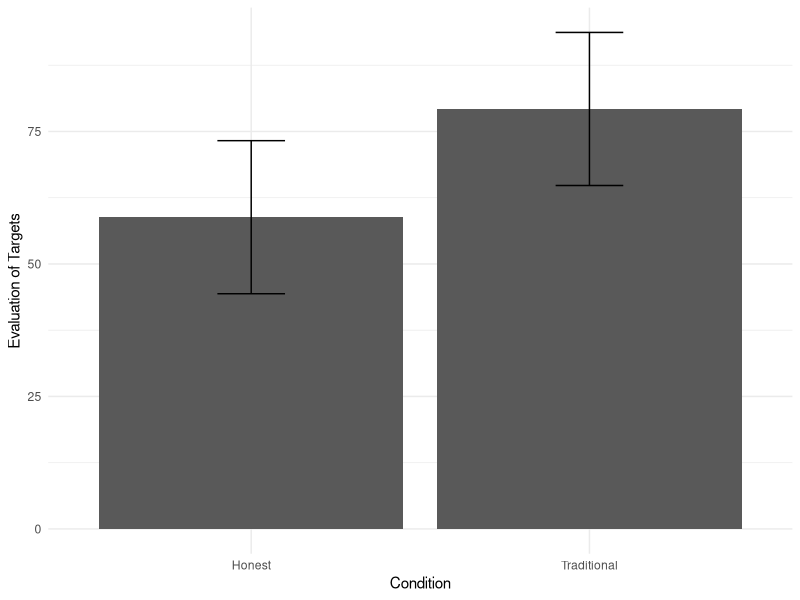
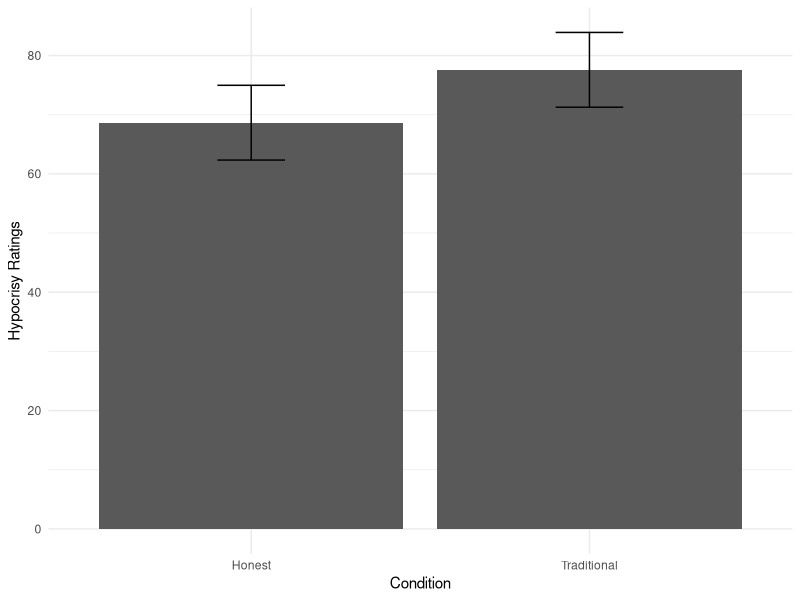

Reproduce these figures in R, in order.
## ---- chunk 1
###Import data and Load Relevant Libraries and Functions
library(tidyverse)
library(ggplot2)
B_data <- read_csv("PilotB_data.csv")
head(B_data)

#### Data exclusion / filtering
#Delete subjects who have identical IP adresses or who have not completed the survey

###Preparing data for analysis
B_data <- B_data %>% 
  gather(Condition, Evaluation, starts_with("Traditional"), starts_with("Honest")) %>%
  separate(Condition, into = c("Condition", "Variable", "Scenario"), sep = "_")

###Reverse scoring "hypocrite" variable

#B_data <- mutate(B_data, Evaluation = ifelse(B_data$Variable == "hypo", 100 - B_data$Eval, B_data$Eval))

###Analyzing differences in means for target evaluation

B_data_small <- filter(B_data, Variable != "hypo") #filtering out hypocrite measures 
    
B_data_small <- B_data_small %>% 
  select(`Random ID`, Condition, Variable, Evaluation)

Sub_means <- B_data_small %>%
  group_by(`Random ID`, Condition) %>%
  summarise(sub_mean = mean(Evaluation, na.rm = TRUE))

Grand_means <- Sub_means %>%
  group_by(Condition) %>%
  summarise(grand_mean_evaluation = mean(sub_mean, na.rm=TRUE))

#ciMult <- qt(0.95/2 + .5, 1)
sd=sd(Grand_means$grand_mean_evaluation)
se=sd/sqrt(1)
#ci= se*ciMult

plot <- ggplot(Grand_means, aes(x = Condition, y = grand_mean_evaluation)) + 
   geom_bar(stat="identity") + ylab("Evaluation of Targets") + geom_errorbar(aes(ymin=grand_mean_evaluation-sd, ymax=grand_mean_evaluation+sd), width = .2) + theme_minimal()

plot


## ---- chunk 2
### Key Statistics: Pairwise comparison for target evaluation
Eval_test <- t.test(sub_mean ~ Condition, data = Sub_means)   
Eval_test
## ---- chunk 3
###Extra: Pairwise comparison for hypocrisy ratings

###Analyzing differences in means for hypocrisy ratings

B_data_hypo <- filter(B_data, Variable == "hypo")
    
B_data_hypo <- B_data_hypo %>% 
  select(`Random ID`, Condition, Variable, Evaluation)

Sub_means_hypo <- B_data_hypo %>%
  group_by(`Random ID`, Condition) %>%
  summarise(sub_mean = mean(Evaluation, na.rm = TRUE))

Grand_means_hypo <- Sub_means_hypo %>%
  group_by(Condition) %>%
  summarise(grand_mean_evaluation = mean(sub_mean, na.rm=TRUE))

#ciMult <- qt(0.95/2 + .5, 1)
sd=sd(Grand_means_hypo$grand_mean_evaluation)
se=sd/sqrt(1)
#ci= se*ciMult

###Plot
plot_hypo <- ggplot(Grand_means_hypo, aes(x = Condition, y = grand_mean_evaluation)) + 
   geom_bar(stat="identity") + ylab("Hypocrisy Ratings") + geom_errorbar(aes(ymin=grand_mean_evaluation-sd, ymax=grand_mean_evaluation+sd), width = .2) + theme_minimal()

plot_hypo

###Pairwise comparison for hypocrisy ratings
Eval_test_hypo <- t.test(sub_mean ~ Condition, data = Sub_means_hypo)   
Eval_test_hypo

